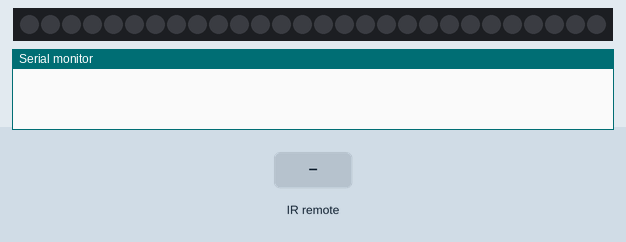
The sketch below on a simulated Arduino Uno, built with avr-gcc and run on an emulated ATmega328P. On the bench: 28 RGB LEDs in strip order, left to right, the last lines printed to the serial monitor. Inputs (shaded band) come from the test bench. Dim RGB values are drawn brighter than linear.

Above: at 4.2 s.
4.3 s: infrared code 0xFF58A7 received
At 4.94 s:
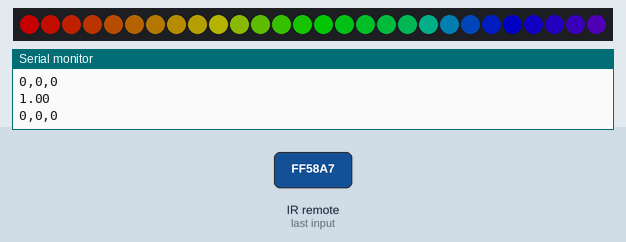
7.3 s: infrared code 0xFF9867 received
At 8.0 s:
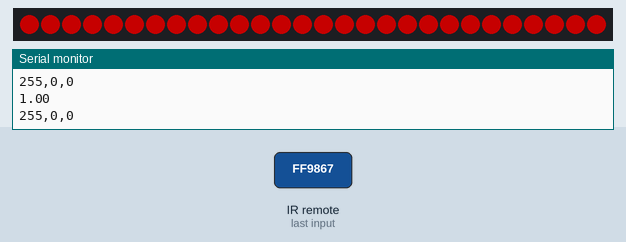
8.8 s: infrared code 0xFFD827 received
At 9.3 s:
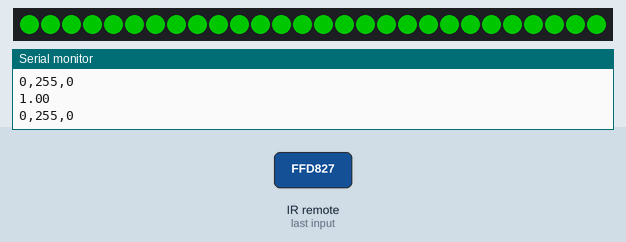
10.4 s: infrared code 0xFF8877 received
At 11.6 s:
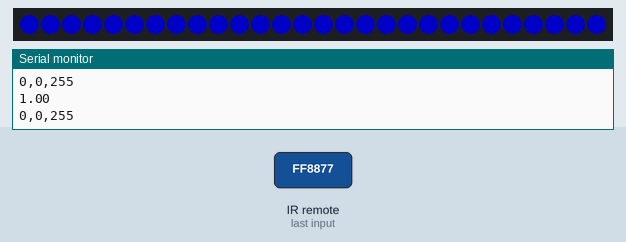
11.9 s: infrared code 0xDC0197DB received
At 12.64 s:
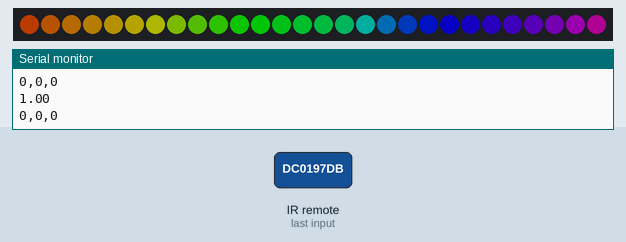
14.9 s: infrared code 0xFFF807 received
At 15.4 s:
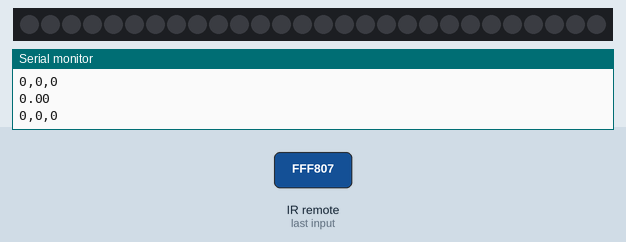

Measured:
- after the input at 7.3 s, the LEDs: change after 0.09 s (image 2)
- after the input at 8.8 s, the LEDs: first change after 0.10 s (image 3 shows a later state)
- after the input at 10.4 s, the LEDs: first change at once (image 4 shows a later state)
- after the input at 11.9 s, the LEDs: first change after 0.07 s (image 5 shows a later state)
- after the input at 14.9 s, the LEDs: change at once (image 6)
- what the display in image 6 shows lasts 0.6 s, from 14.9 s to 15.5 s

The sketch:

RGBStripWithRemote.ino
```cpp
#include "IRremote.h"
#include <FastLED.h>

boolean isRainbow = 0;
boolean isFlash = 0;
boolean isSmooth = 0;
boolean up = 1;
double pwrlvl = 1;

int r = 0;
int g = 0;
int b = 0;

int beat = 0;
int elGHue = 0;

int tempr = 0;
int tempg = 0;
int tempb = 0;

int receiver = 11;
#define DATA_PIN  5 // WHAT PORT IS LED IN
#define LED_TYPE WS2811
#define COLOR_ORDER GRB

// HOW MANY LEDS DO YOU HAVE???????
#define NUM_LEDS  28
// YOU CAN CHANGE THIS VALUE

CRGB leds[NUM_LEDS];

int BRIGHTNESS = 96;
#define FRAMES_PER_SECOND 120

IRrecv irrecv(receiver);
decode_results results;

void setup() {
  delay(3000);
  Serial.begin(9600);
  irrecv.enableIRIn();

  FastLED.addLeds<LED_TYPE,DATA_PIN,COLOR_ORDER>(leds, NUM_LEDS).setCorrection(TypicalLEDStrip);
  FastLED.setBrightness(BRIGHTNESS);
}

uint8_t gHue = 0;

void loop() {
  delay(100);
  if (irrecv.decode(&results)) {
    delay(10);
    translateIR();
    irrecv.resume();
  }
  if (isSmooth) { smooth(); }
  if (isFlash) { flash(); }

  if (isRainbow == 1) {
    FastLED.show();
    FastLED.delay(1000/FRAMES_PER_SECOND);


    EVERY_N_MILLISECONDS( beat ) { gHue+=elGHue; }
    rainbow();
  }
#define ARRAY_SIZE(A) (sizeof(A) / sizeof((A)[0]))
}

void translateIR() {
  switch(results.value) {

  case 16734375: case 3691091931: Serial.println("Rainbow"); beat = 10; elGHue = 1; clearAll(); rainbow(); break; // FADE (4, 5)
  case 16750695: case 2538093563: Serial.println("RED"); clearAll(); r = 255; g = 0; b = 0; color(); break; // RED (1, 1)
  case 16767015: case 2259740311: Serial.println("GREEN"); clearAll(); r = 0; g = 255; b = 0; color(); break; // GREEN (2, 1)
  case 16746615: case 2666828831: Serial.println("BLUE"); clearAll(); r = 0; g = 0; b = 255; color(); break; // BLUE (3, 1)
  case 16775175: case 3877748955: Serial.println("OFF"); changeBrit(-2); break; // OFF (1, 3)
  case 16773135: case 900285023: Serial.println("PINK"); clearAll(); r = 255; g = 0; b = 50; color(); break; // PINK (3, 6)
  case 16712445: case 3622325019: Serial.println("Orange"); clearAll(); r=255; g=70; b=0; color(); break; // Orange (1, 4)
  case 1541889663: case 16771095: Serial.println("RedOrange"); clearAll(); r=255; g=50; b=0; color(); break; // RedOrange (1, 3)
  case 16732335: case 713627999: Serial.println("Peach"); clearAll(); r=255; g=100; b=0; color(); break; // Peach (1, 5)
  case 16726215: case 1217346747: Serial.println("Yellow"); clearAll(); r=255; g=255; b=20; color(); break; // Yellow (1, 6)
  case 16730295: case 4084712887: Serial.println("LilGreen"); clearAll(); r=0; g=255; b=30; color(); break; // LilGreen (2, 2)
  case 16724685: case 3998141691: Serial.println("Teal"); clearAll(); r=20; g=255; b=60; color(); break; // Teal (2, 3)
  case 16742535: case 4131161687: Serial.println("DarkTeal"); clearAll(); r=0; g=255; b=100; color(); break; // DarkTeal (2, 4)
  case 16722135: case 324312031: Serial.println("DarkerTeal"); clearAll(); r=0; g=255; b=190; color(); break; // DarkerTeal (2, 6)
  case 16738455: case 3238126971: Serial.println("LilBlue"); clearAll(); r=0; g=100; b=255; color(); break; // LilBlue (3, 2)
  case 1373912347: case 16720095: Serial.println("Purple"); clearAll(); r=255; g=0; b=150; color(); break; // Purple (3, 3)
  case 1153697755: case 16740495: Serial.println("LilPurp"); clearAll(); r=255; g=0; b=100; color(); break; // LilPurp (3, 2)
  case 16754775: case 2747854299: Serial.println("White"); clearAll(); r=255; g=255; b=255; color(); break; // White (4, 2)
  case 16748655: case 3855596927: Serial.println("UP"); changeBrit(1); break; // UP (1, 1)
  case 16758855: case 2721879231: Serial.println("DOWN"); changeBrit(-1); break; // DOWN (2, 1)
  case 16756815: case 4039382595: Serial.println("ON"); changeBrit(2); break; // ON (4, 1)
  case 16711935: case 4198438303: Serial.println("Strobe"); beat = 1; clearAll(); rainbow(); elGHue = 200;  break; // Strobe (4, 4)
  case 16757325: case 2126716663: Serial.println("FLASH"); flash(); break; // FLASH (4, 3)
  case 16724175: case 2534850111: Serial.println("SMOOTH"); smooth(); break; // SMOOTH (4, 6)


    default: Serial.println(results.value);
  }
  delay(500);
}

void clearAll() {
  r = 0;
  g = 0;
  b = 0;
  color();
  isRainbow = 0;
  isFlash = 0;
  isSmooth = 0;
}

void rainbow() {
  //clearAll();
  isRainbow = 1;
  fill_rainbow(leds, NUM_LEDS, gHue, 7);
}

void color() {
  tempr = r;
   tempg = g;
   tempb = b;
   colorr();
}
void colorr() {

  for (int i=0; i<=NUM_LEDS; i++) {

    leds[i] = CRGB(r * pwrlvl, g * pwrlvl, b * pwrlvl);
  }
  Serial.print(r); Serial.print(",");
  Serial.print(g); Serial.print(",");
  Serial.println(b);
  FastLED.show();
  Serial.println(pwrlvl);
  Serial.print(r); Serial.print(",");
  Serial.print(g); Serial.print(",");
  Serial.println(b);
  delay(10);
}
void changeBrit(int val) {
  if ((val == 1) && (pwrlvl <= 0.9)) { pwrlvl += 0.1; }
  else if ((val == -1) && (pwrlvl >= 0.0)) { pwrlvl -= 0.1; }
  else if (val == 0) { pwrlvl = 0; }
  else if (val == 2) { pwrlvl = 1; }
  else if (val == -2) { pwrlvl = 0; }
  else if (val == 3) { pwrlvl += 0.02; }
  else if (val == -3) { pwrlvl -= 0.02; }

  r = tempr;
  b = tempb;
  g = tempg;
  Serial.print(tempr); Serial.print(",");
  Serial.print(tempg); Serial.print(",");
  Serial.println(tempb);
  colorr();
}

void flash() {
  changeBrit(-2);
  delay(300);
  changeBrit(2);
  delay(150);
  isFlash = 1;
}

void smooth() {
  if ((pwrlvl <= .98) && (up)) { changeBrit(3); }
  else if (pwrlvl >= 0.98) { up = 0; }

  if ((pwrlvl >= 0.02) && (!up)) { changeBrit(-3); }
  else if (pwrlvl <= 0.02) { up = 1; }
  isSmooth = 1;
}
```
